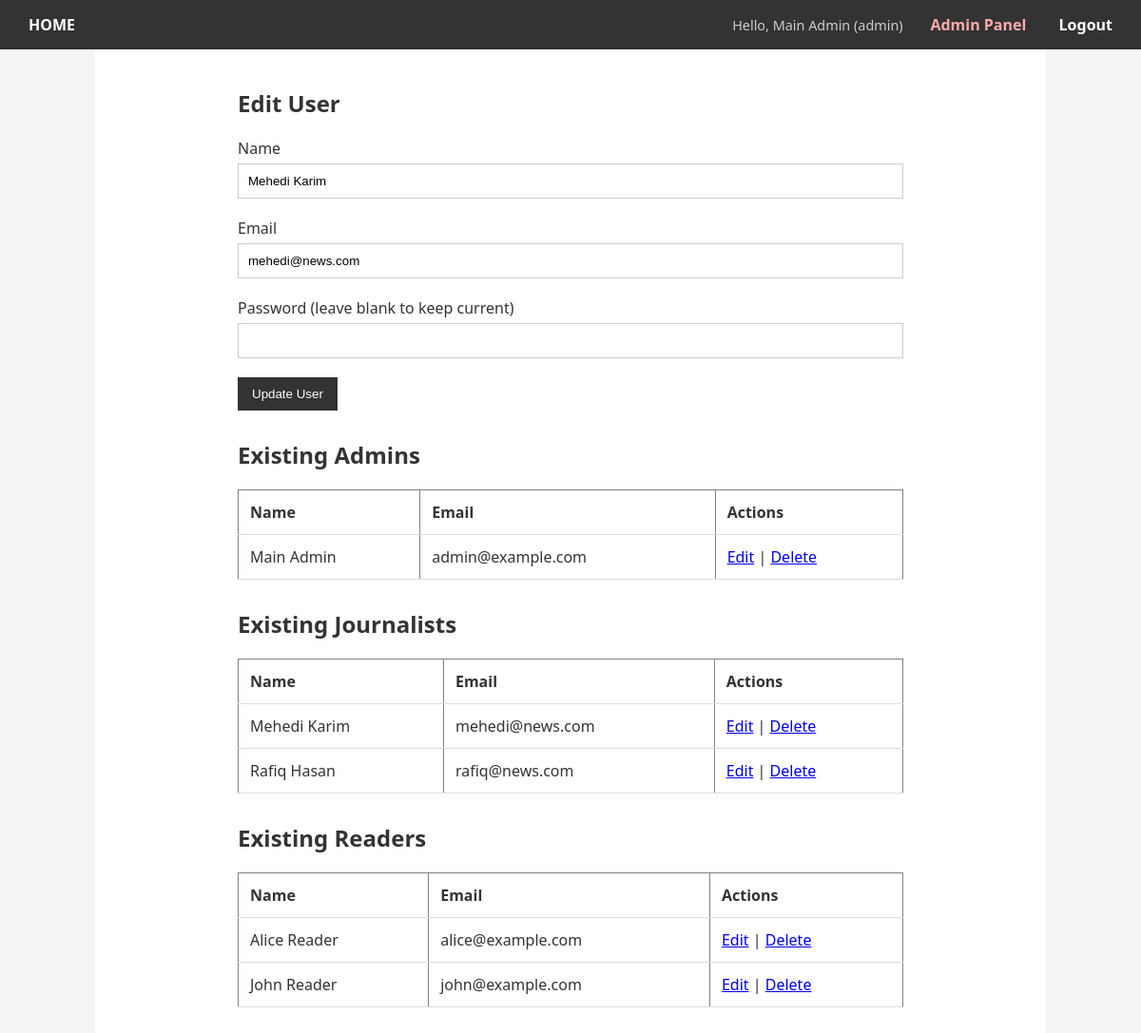
Screenshot of /manage_users.php?edit=2&role=journalist (signed in) with the database file from the repository.
### tables this page shows
CREATE TABLE Journalists (
    journalist_id INT AUTO_INCREMENT PRIMARY KEY,
    journalist_name VARCHAR(150) NOT NULL,
    email VARCHAR(200) UNIQUE NOT NULL,
    password_hash VARCHAR(255) NOT NULL,
    bio TEXT
);

CREATE TABLE Readers (
    reader_id INT AUTO_INCREMENT PRIMARY KEY,
    reader_name VARCHAR(150) NOT NULL,
    email VARCHAR(200) UNIQUE NOT NULL,
    password_hash VARCHAR(255) NOT NULL
);

### manage_users.php (the view, shortened to what this page needs)
<?php
require 'includes/db.php';
require 'includes/header.php';
$edit_user = null;
if (isset($_GET['edit']) && isset($_GET['role'])) {
    $edit_id = (int)$_GET['edit'];
    $role = $_GET['role'];
    if ($role === 'admin') $stmt = $pdo->prepare("SELECT * FROM Admin WHERE admin_id=?");
    elseif ($role === 'journalist') $stmt = $pdo->prepare("SELECT * FROM Journalists WHERE journalist_id=?");
    else $stmt = $pdo->prepare("SELECT * FROM Readers WHERE reader_id=?");
    $stmt->execute([$edit_id]);
    $edit_user = $stmt->fetch();
}
$admins = $pdo->query("SELECT admin_id, admin_name, email FROM Admin ORDER BY admin_name ASC")->fetchAll();
$journalists = $pdo->query("SELECT journalist_id, journalist_name, email FROM Journalists ORDER BY journalist_name ASC")->fetchAll();
$readers = $pdo->query("SELECT reader_id, reader_name, email FROM Readers ORDER BY reader_name ASC")->fetchAll();
?>
<div style="max-width:700px; margin:auto;">
<h2><?php echo $edit_user ? "Edit User" : "Add User"; ?></h2>
<form method="POST" style="margin-bottom:30px;">
    <label>Name</label>
    <input type="text" name="name" value="<?php echo $edit_user ? htmlspecialchars($edit_user['admin_name'] ?? $edit_user['journalist_name'] ?? $edit_user['reader_name']) : ''; ?>" required>
    <label>Email</label>
    <input type="email" name="email" value="<?php echo $edit_user ? htmlspecialchars($edit_user['email']) : ''; ?>" required>
    <label>Password (leave blank to keep current)</label>
    <input type="password" name="password">
    <button type="submit" name="<?php echo $edit_user ? 'edit_user' : 'add_user'; ?>">
        <?php echo $edit_user ? 'Update User' : 'Add User'; ?>
    </button>
</form>
<h2>Existing Admins</h2>
<?php if ($admins) { ?>
<table border="1" cellpadding="5" cellspacing="0" style="width:100%; margin-bottom:30px;">
    <tr><th>Name</th><th>Email</th><th>Actions</th></tr>
    <?php foreach($admins as $a) { ?>
        <tr>
            <td><?php echo htmlspecialchars($a['admin_name']); ?></td>
            <td><?php echo htmlspecialchars($a['email']); ?></td>
            <td>
                <a href="?edit=<?php echo $a['admin_id']; ?>&role=admin">Edit</a> |
                <a href="?delete=<?php echo $a['admin_id']; ?>&role=admin" onclick="return confirm('Delete this admin?')">Delete</a>
            </td>
        </tr>
    <?php } ?>
</table>
<?php } else { echo "<p>No admins found.</p>"; } ?>
<h2>Existing Journalists</h2>
<?php if ($journalists) { ?>
<table border="1" cellpadding="5" cellspacing="0" style="width:100%; margin-bottom:30px;">
    <tr><th>Name</th><th>Email</th><th>Actions</th></tr>
    <?php foreach($journalists as $j) { ?>
        <tr>
            <td><?php echo htmlspecialchars($j['journalist_name']); ?></td>
            <td><?php echo htmlspecialchars($j['email']); ?></td>
            <td>
                <a href="?edit=<?php echo $j['journalist_id']; ?>&role=journalist">Edit</a> |
                <a href="?delete=<?php echo $j['journalist_id']; ?>&role=journalist" onclick="return confirm('Delete this journalist?')">Delete</a>
            </td>
        </tr>
    <?php } ?>
</table>
<?php } else { echo "<p>No journalists found.</p>"; } ?>
<h2>Existing Readers</h2>
<?php if ($readers) { ?>
<table border="1" cellpadding="5" cellspacing="0" style="width:100%; margin-bottom:30px;">
    <tr><th>Name</th><th>Email</th><th>Actions</th></tr>
    <?php foreach($readers as $r) { ?>
        <tr>
            <td><?php echo htmlspecialchars($r['reader_name']); ?></td>
            <td><?php echo htmlspecialchars($r['email']); ?></td>
            <td>
                <a href="?edit=<?php echo $r['reader_id']; ?>&role=reader">Edit</a> |
                <a href="?delete=<?php echo $r['reader_id']; ?>&role=reader" onclick="return confirm('Delete this reader?')">Delete</a>
            </td>
        </tr>
    <?php } ?>
</table>
<?php } else { echo "<p>No readers found.</p>"; } ?>
</div>
</body>
</html>

### css/style.css (style rules this page uses)
body { font-family: 'Segoe UI', Tahoma, Geneva, Verdana, sans-serif; margin: 0; background-color: #f4f4f4; color: #333; }
input, select, textarea { width: 100%; padding: 10px; margin: 5px 0 20px 0; border: 1px solid #ccc; box-sizing: border-box; }
button { background-color: #333; color: white; padding: 10px 15px; border: none; cursor: pointer; }
table { width: 100%; border-collapse: collapse; margin-top: 20px; }
th, td { padding: 12px; border-bottom: 1px solid #ddd; text-align: left; }

### rows the page displays
journalists: name "Mehedi Karim", email "mehedi@news.com", journalist_name "Mehedi Karim"
journalists: journalist_name "Rafiq Hasan", email "rafiq@news.com"
readers: reader_name "Alice Reader", email "alice@example.com"
readers: reader_name "John Reader", email "john@example.com"

### other values shown
$_SESSION['user_name'] "Main Admin"
$_SESSION['role'] "admin"
$a['admin_name'] "Main Admin"
$a['email'] "admin@example.com"
